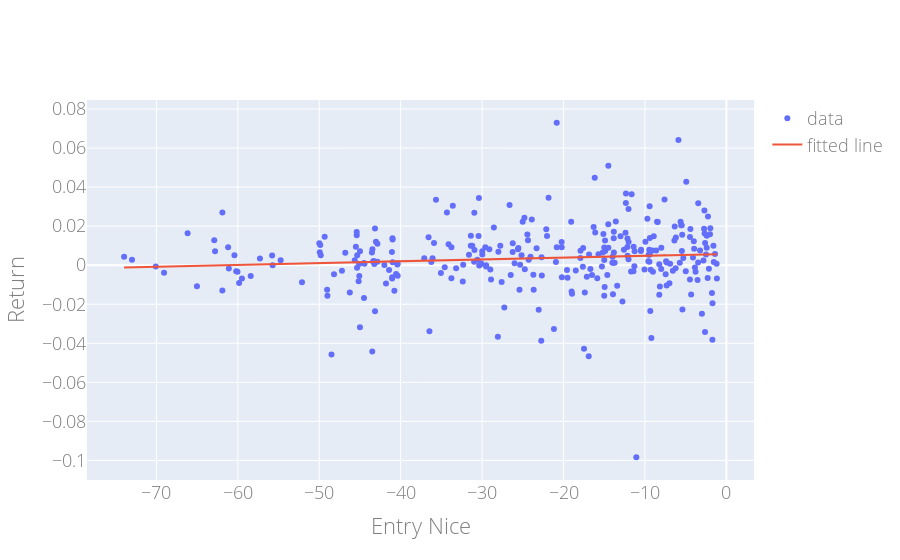

Notebook source saved alongside this figure:
### Code cell
# run linear regressin on delta_nice vs Return
slope, intercept, r_value, p_value, std_err = stats.linregress(merged_df['entry_nice'], merged_df['Return'])
print('slope: ', slope)
print('intercept: ', intercept)
print('r-squared: ', r_value ** 2)
print('p_value: ', p_value)
print('std_err: ', std_err)

# plot linear regression
fig = go.Figure()
fig.add_trace(go.Scatter(x=merged_df['entry_nice'], y=merged_df['Return'], mode='markers', name='data'))
fig.add_trace(go.Scatter(x=merged_df['entry_nice'], y=intercept + slope*merged_df['entry_nice'], mode='lines', name='fitted line'))
# add axis labels
fig.update_layout(
    xaxis_title="Entry Nice",
    yaxis_title="Return",
    font=dict(
        # make it open sans light
        family="Open Sans Light, sans-serif",
        size=18,
        color="#7f7f7f"
    )
)
fig.show()

### Figure 1 — Plotly figure (JSON) as saved in the notebook; plotly's stock layout.template omitted (floating-point values rounded to 4 significant figures; data arrays with more than 128 entries replaced by an {"elided": "..."} marker saying what was removed)
{"data": [{"mode": "markers", "name": "data", "type": "scatter", "x": {"elided": "302 float values"}, "y": {"elided": "302 float values"}}, {"mode": "lines", "name": "fitted line", "type": "scatter", "x": {"elided": "302 float values"}, "y": {"elided": "302 float values"}}], "layout": {"font": {"color": "#7f7f7f", "family": "Open Sans Light, sans-serif", "size": 18}, "xaxis": {"title": {"text": "Entry Nice"}}, "yaxis": {"title": {"text": "Return"}}}}
